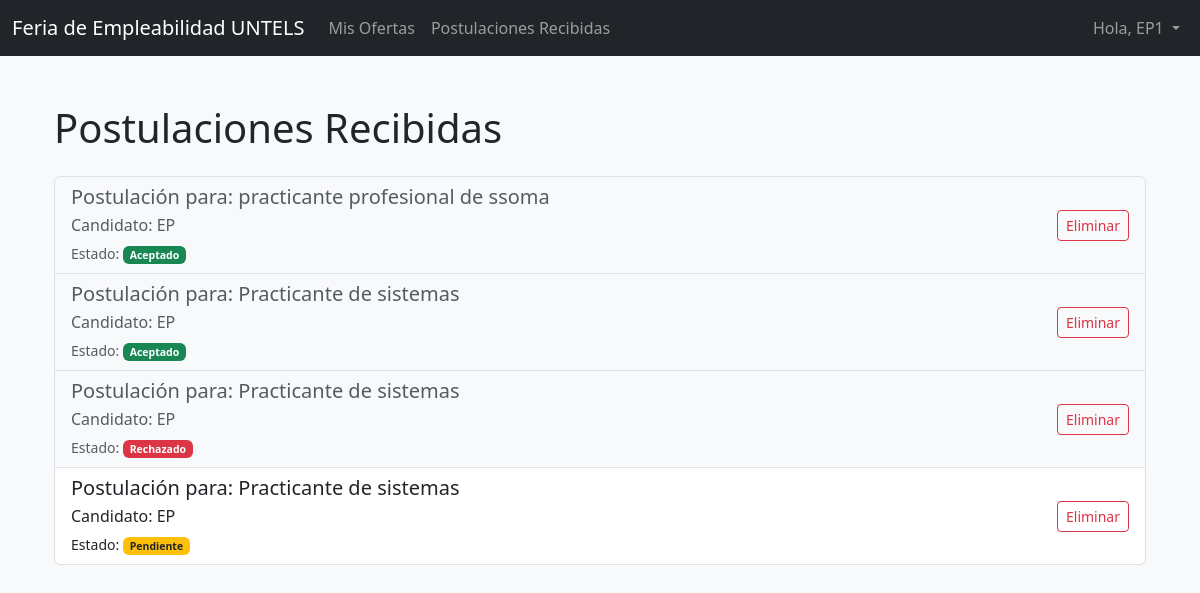
The page /received-applications/ (signed in) on the database as committed earlier.
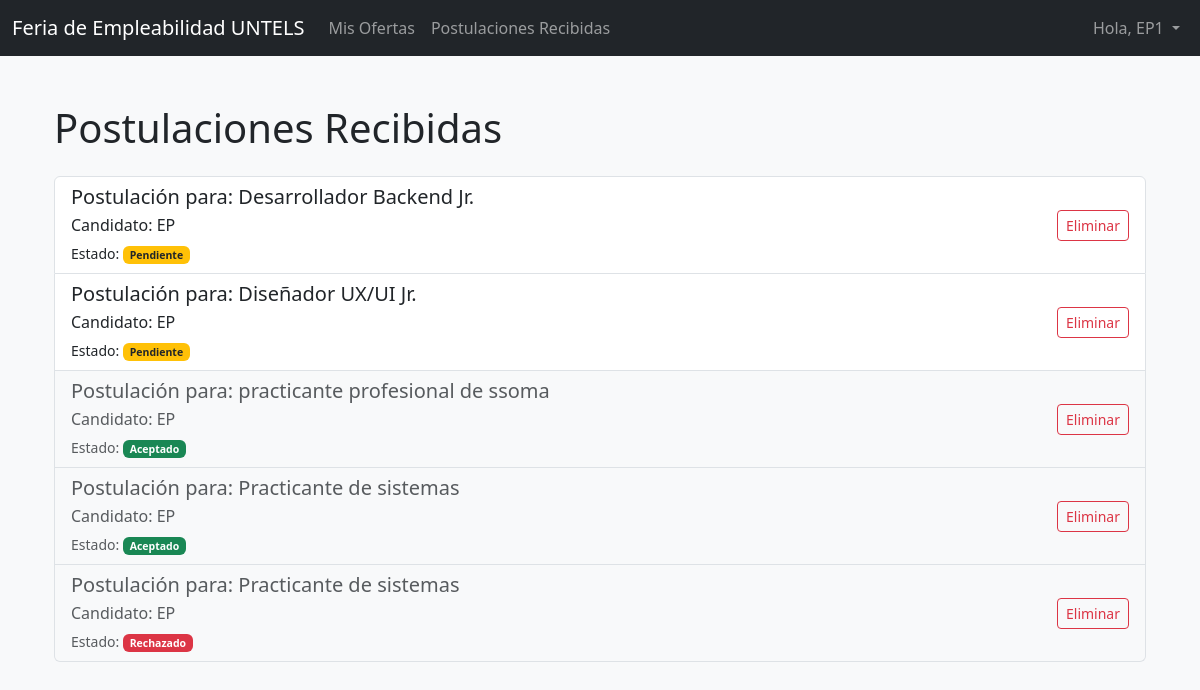
The same page on the database as committed later.
### recruiter_app/models.py (models this page shows, shortened)
class Application(models.Model):
    job_posting = models.ForeignKey(JobPosting, on_delete=models.CASCADE, related_name='applications')
    applicant = models.ForeignKey('recruiter_app.CustomUser', on_delete=models.CASCADE, related_name='my_applications')
    cv = models.FileField(upload_to='cvs/')
    status = models.CharField(max_length=20, choices=[('pending', 'Pendiente'), ('accepted', 'Aceptado'), ('rejected', 'Rechazado')], default='pending')
    submitted_at = models.DateTimeField(auto_now_add=True)

class JobPosting(models.Model):
    recruiter = models.ForeignKey('recruiter_app.CustomUser', on_delete=models.CASCADE)
    title = models.CharField(max_length=200)
    description = models.TextField()
    salary = models.DecimalField(max_digits=10, decimal_places=2)
    min_education = models.CharField(max_length=100)
    created_at = models.DateTimeField(auto_now_add=True)

class CustomUser(AbstractUser):
    is_company = models.BooleanField(default=False)

### recruiter_app/views.py (the view)
# urls.py: path('received-applications/', views.received_applications, name='received_applications'),
@login_required
def received_applications(request):
    user_jobs = request.user.jobposting_set.all()
    received_apps = Application.objects.filter(job_posting__in=user_jobs).order_by('-submitted_at')
    context = {
        'received_apps': received_apps,
    }
    return render(request, 'recruiter_app/received_applications.html', context)

### recruiter_app/templates/recruiter_app/received_applications.html (shortened to what this page needs)
{% extends 'base.html' %}
{% block content %}
<div class="container mt-5">
    <h1 class="mb-4">Postulaciones Recibidas</h1>
    <div class="list-group">
        {% for app in received_apps %}
            <div class="list-group-item d-flex justify-content-between align-items-center {% if app.status != 'pending' %}bg-light text-muted{% endif %}">
                <div>
                    {% if app.status == 'pending' %}
                        <a href="{% url 'view_application_detail' app.id %}" class="text-decoration-none text-dark">
                            <h5 class="mb-1">Postulación para: {{ app.job_posting.title }}</h5>
                        </a>
                    {% else %}
                        <h5 class="mb-1">Postulación para: {{ app.job_posting.title }}</h5>
                    {% endif %}
                    <p class="mb-1">Candidato: {{ app.applicant.username }}</p>
                    <small>Estado: <span class="badge {% if app.status == 'pending' %}bg-warning text-dark{% elif app.status == 'accepted' %}bg-success{% else %}bg-danger{% endif %}">{{ app.get_status_display }}</span></small>
                </div>
                <button type="button" class="btn btn-sm btn-outline-danger" data-bs-toggle="modal" data-bs-target="#deleteAppModal" data-app-id="{{ app.id }}">Eliminar</button>
            </div>
        {% empty %}
            <div class="alert alert-info" role="alert">
                Aún no has recibido postulaciones en ninguna de tus ofertas.
            </div>
        {% endfor %}
    </div>
</div>
{% endblock %}

Rows that differ between the two databases and show on the page:
removed Application: job_posting "Practicante de sistemas", applicant.username "EP", status "Pendiente"
added Application: job_posting "Desarrollador Backend Jr.", applicant.username "EP", status "Pendiente"
added Application: job_posting "Diseñador UX/UI Jr.", applicant.username "EP", status "Pendiente"
